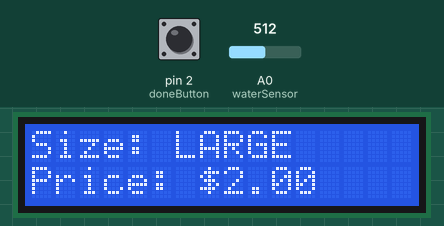
This sketch was run on a simulated Arduino Uno, built with avr-gcc and run on an emulated ATmega328P. Shown: 16×2 character LCD. The test bench sets the inputs (shaded band); at power-on: pin 2 (doneButton) HIGH, A0 (waterSensor) = 512.

Above: at 3.2 s.
3.3 s: pin 2 (doneButton) pulled LOW for 0.15 s
At 4.4 s:
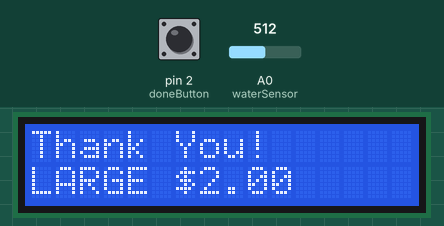
6.4 s: A0 (waterSensor) set to 110
9.4 s: A0 (waterSensor) set to 96
At 10.6 s:
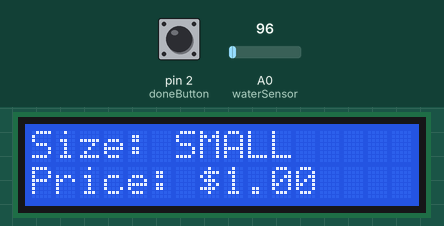
10.9 s: pin 2 (doneButton) pulled LOW for 1 s
At 12.1 s:
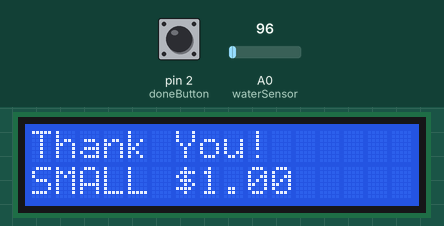
14.9 s: A0 (waterSensor) set to 115
At 17.7 s:
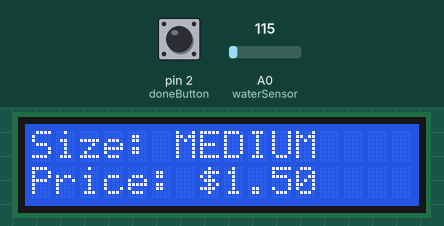
17.9 s: pin 2 (doneButton) pulled LOW for 0.15 s
At 18.5 s:
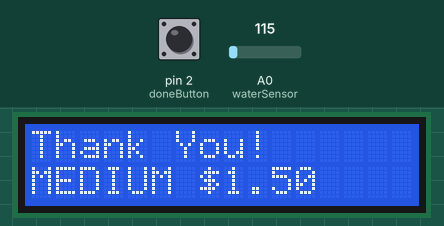
Timing chart, 0 to 20.9 s (numbered marks = the images above; inputs shaded):
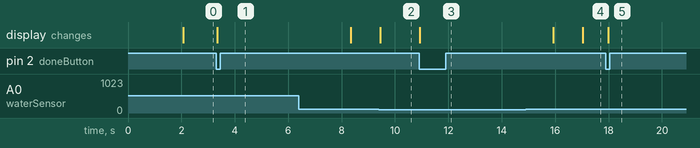

The sketch:

DrinkTraker.ino
```cpp
#include <LiquidCrystal.h>

// (RS, E, D4, D5, D6, D7)
LiquidCrystal lcd(7, 8, 9, 10, 11, 12);

// Water Sensor Connection
const int waterSensor = A0;


const int doneButton = 2;

// Water level thresholds
const int SMALL_LEVEL = 105;
const int MEDIUM_LEVEL = 120;
const int LARGE_LEVEL = 135;

// Prices
const float SMALL_PRICE = 1.00;
const float MEDIUM_PRICE = 1.50;
const float LARGE_PRICE = 2.00;

void setup() {

  lcd.begin(16, 2);

  pinMode(waterSensor, INPUT);

  pinMode(doneButton, INPUT_PULLUP);

  lcd.setCursor(0, 0);
  lcd.print("Fill Container");

  delay(2000);
  lcd.clear();
}

void loop() {

  // Read water level
  int waterLevel = analogRead(waterSensor);

  // Determine size and price
  String size;
  float price;

  if (waterLevel < SMALL_LEVEL) {

    size = "SMALL";
    price = SMALL_PRICE;

  }
  else if (waterLevel < MEDIUM_LEVEL) {

    size = "MEDIUM";
    price = MEDIUM_PRICE;

  }
  else {

    size = "LARGE";
    price = LARGE_PRICE;
  }

  // Display size
  lcd.setCursor(0, 0);
  lcd.print("Size: ");
  lcd.print(size);
  lcd.print("     ");

  // Display price
  lcd.setCursor(0, 1);
  lcd.print("Price: $");
  lcd.print(price, 2);
  lcd.print("     ");

  // Check DONE button
  if (digitalRead(doneButton) == LOW) {

    lcd.clear();

    lcd.setCursor(0, 0);
    lcd.print("Thank You!");

    lcd.setCursor(0, 1);
    lcd.print(size);
    lcd.print(" $");
    lcd.print(price, 2);

    // Keep price displayed
    delay(5000);

    // Reset
    lcd.clear();
    lcd.setCursor(0, 0);
    lcd.print("Fill Container");

    delay(1000);
  }

  delay(100);
}
```

Measured:
- the behaviour switches between 105 and 104 on A0 (waterSensor) (found by bisection; images 1 and 2)
- after the input at 3.3 s, the display: changes at once (image 1)
- after the input at 9.4 s, the display: changes after 0.05 s (image 2)
- after the input at 10.9 s, the display: changes at once (image 3)
- after the input at 14.9 s, the display: first differs from a run without the input after 2.1 s (image 4)
- after the input at 17.9 s, the display: changes after 0.09 s (image 5)
